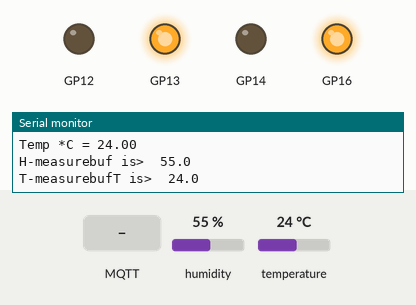
Bench run of a sketch on a simulated Raspberry Pi Pico W. On the bench: output pins drawn as LEDs (lit = HIGH), the last lines printed to the serial monitor. The test bench sets the inputs (shaded band); at power-on: humidity 55 %, temperature 24 °C. WiFi joins after 1.5 s; servers stay silent unless stated; no MQTT or app messages arrive unless stated.

Above: at 2.7 s.
2.8 s: MQTT message "1" arrives on the first subscribed topic
At 5.7 s:
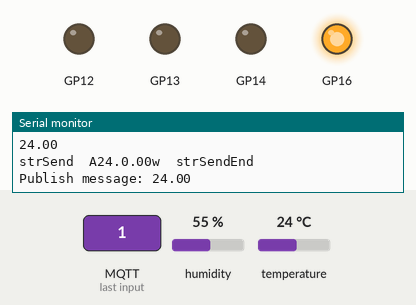
6.7 s: MQTT message "on" arrives on the first subscribed topic
11.8 s: MQTT message "off" arrives on the first subscribed topic
Timing chart, 0 to 22.0 s (numbered marks = the images above; inputs shaded):
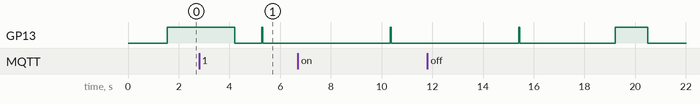

The sketch:

SensorCardBasic.ino
```cpp
/*
 Basic ESP8266 MQTT example


*/

/*
Update+
try to add the digital output for LED

*/


#include <ESP8266WiFi.h>
#include <PubSubClient.h>

#include "credentials.h"
#include "timing.h"
#include "mqtt_setting.h"

// SHT31
#include "Adafruit_SHT31.h"


// Update these with values suitable for your network.
// login credentials for WiFi moved to ...  headerfile>  credentials.h
// MQTT credentials for WiFi moved to ...  headerfile>  mqtt_setting.h

// SHT31
Adafruit_SHT31 sht31 = Adafruit_SHT31();

WiFiClient espClient;
PubSubClient client(espClient);
long lastMsg = 0;
char msg[50];
int value = 0;

void setup() {
  Serial.begin(115200);
  Serial.print("start  ");
  Serial.print("version 0.00.03  ");
  Serial.print("version nonSleep 2021-05-05  ");

 // reset ping>
 pinMode(16, OUTPUT);
digitalWrite(16, HIGH);

// pinMode(14, OUTPUT);
  pinMode(12, OUTPUT);
  pinMode(13, OUTPUT);
  pinMode(14, OUTPUT);
  digitalWrite(12, HIGH);
digitalWrite(13, HIGH);
digitalWrite(14, HIGH);

 digitalWrite(12, LOW);
digitalWrite(13, LOW);
digitalWrite(14, LOW);

  setup_wifi();
 // client.setServer(mqtt_server, 1883);    // without password
 client.setServer(mqtt_server, mqtt_server_port );    // with password
 client.setCallback(callback);

  //  setup the sensor
  measSeupt();

  // demo test
  measurePrint();
}      // end of setup

void setup_wifi() {

  delay(10);
  // We start by connecting to a WiFi network
  Serial.println();
  Serial.print("Connecting to ");
  Serial.println(ssid);

  WiFi.mode(WIFI_STA);   // only wifi client
  WiFi.begin(ssid, password);

  while (WiFi.status() != WL_CONNECTED) {
    delay(500);
    Serial.print(".");
  }

  Serial.println("");
  Serial.println("WiFi connected");
  Serial.println("IP address: ");
  Serial.println(WiFi.localIP());
}

void callback(char* topic, byte* payload, unsigned int length) {
  Serial.print("Message arrived [");
  Serial.print(topic);
  Serial.print("] ");
  for (int i = 0; i < length; i++) {
    Serial.print((char)payload[i]);
  }
  Serial.println();

  // Switch on the LED if an 1 was received as first character
  if ((char)payload[0] == '1') {
  //  digitalWrite(14, LOW);   // Turn the LED on (Note that LOW is the voltage level
    // but actually the LED is on; this is because
    // it is acive low on the ESP-01)
  } else {
  //  digitalWrite(14, HIGH);  // Turn the LED off by making the voltage HIGH
  }

}

void reconnect() {
  // Loop until we're reconnected
  while (!client.connected()) {
    Serial.print("Attempting MQTT connection...");
    // Attempt to connect
                           // without pw
    if (client.connect(ESPCLIENTNAME, MQTT_NAME, MQTT_PASSWORD)) {     // with pw
      //  boolean connect (clientID, username, password)
      Serial.println("connected");
      // Once connected, publish an announcement...
      client.publish("outLn", "hello world");
     // client.publish("home/room21/temp", "46.3");
      // ... and resubscribe
      client.subscribe("inTopic");
      delay(100);
    } else {
      Serial.print("failed, rc=");
      Serial.print(client.state());
      Serial.println(" try again in 5 seconds");
      // Wait 5 seconds before retrying
      delay(5000);
    }
  }
}
//===============================================================
//                     utility functions
//===============================================================

float measureHumid()
{
  // sht31 code below >
  //   float t = sht31.readTemperature();
  float h = sht31.readHumidity();

  if (! isnan(h)) {  // check if 'is not a number'
    Serial.print("Hum. % = "); Serial.println(h);
    return h;
  } else {
    Serial.println("Failed to read humidity");
    return -1;
  }
} // end of  measureHumid

float measureTemp()
{
  // sht31 code below >
  float t = sht31.readTemperature();
  float h = sht31.readHumidity();

  if (! isnan(t)) {  // check if 'is not a number'
    Serial.print("Temp *C = ");
    Serial.println(t);
    return t;
  } else {
    Serial.println("Failed to read temperature");
     return 0;
  }

  if (! isnan(h)) {  // check if 'is not a number'
    Serial.print("Temp. % = "); Serial.println(h);

  } else {
    Serial.println("Failed to read temperature");

  }
} // void measureTemp

void measSeupt()
{
   Serial.println("SHT31 test");
  if (! sht31.begin(0x44)) {   // Set to 0x45 for alternate i2c addr
    Serial.println("Couldn't find SHT31");
    while (1) delay(1);
  }
}

void measurePrint()
{
  // sht31 code below >
  float t = sht31.readTemperature();
  float h = sht31.readHumidity();
  if (! isnan(t)) {  // check if 'is not a number'
    Serial.print("Temp *C = "); Serial.println(t);
  } else {
    Serial.println("Failed to read temperature");
  }

  if (! isnan(h)) {  // check if 'is not a number'
    Serial.print("Hum. % = "); Serial.println(h);

  } else {
    Serial.println("Failed to read humidity");

  }
} // void fkn


//===============================================================
//                     LOOP
//===============================================================
void loop() {
 float measureIs;
 float measureIsdec;
 char measureTbuf[20];
 char measurebuf[20];
 int test;
 int i;
  digitalWrite(13, HIGH);
    // read from sensor
    measureIs = measureHumid();
    dtostrf(measureIs, 6, 1, measurebuf);
    measureIs = measureTemp();
    dtostrf(measureIs, 6, 1, measureTbuf);

    if (client.connect(ESPCLIENTNAME, MQTT_NAME, MQTT_PASSWORD)) {     // login to mqtt broker with pw
        Serial.print("H-measurebuf is>"); Serial.println(measurebuf);
        client.publish(MQTTPATHHumid , measurebuf);
        delay(300);
        Serial.print("T-measurebufT is>"); Serial.println(measureTbuf);
        client.publish(MQTTPATHTemp  , measureTbuf);
    }
    delay(2000);
    if (client.connect(ESPCLIENTNAME, MQTT_NAME, MQTT_PASSWORD)) {     // login to mqtt broker with pw
        Serial.print("T-measurebufT is>"); Serial.println(measureTbuf);
        client.publish(MQTTPATHTemp  , measureTbuf);
    }
     delay(200);
    digitalWrite(13, LOW);
    client.loop();
    delay(15000);
} // end loop  gensai


void loop1() {
 //  hensuu variables
 float measureIs;
 float measureIsdec;
 char measurebuf[20];
 int test;
 int i;


 // the code ?? for what??
  if (!client.connected()) {
    reconnect();
    delay(100);
  }
  client.loop();

  long now = millis();
  if (now - lastMsg > 2000) {
    lastMsg = now;
    ++value;
    // read from sensor
    measureIs = measureHumid();
   dtostrf(measureIs, 6, 2, measurebuf);
    //

 for(i=0;i++;i<15)
    {msg[i] = 0x20; }

    // humidity
  test =(int)(measureIs);
  snprintf (msg, 15, "%d ", test);
    Serial.print("Publish message: ");
    Serial.println(msg);
    client.publish("home/room1/humidity", msg);

digitalWrite(13, HIGH);
    // temperature
    measureIs = measureTemp();

   dtostrf(measureIs, 8, 2, measurebuf);   //
    test =(int)(measureIs);
  measureIsdec = (measureIs*10 - test*10);
  snprintf (msg, 15, "%d", test);     // msg buffer,

   String strSend = "A";
   String gurka;
   gurka.concat(measureIs);
   Serial.println("gurka  ");
    Serial.println(gurka);
   strSend.concat(msg);
   strSend.concat(".");
   strSend.concat(measureIsdec);
   strSend.concat("w");
   Serial.print("strSend  ");
    Serial.print(strSend);
    Serial.print("  strSendEnd\n");
    gurka.toCharArray(msg,7);
    Serial.print("Publish message: ");
    Serial.println(msg);
    // measure buffer
    client.publish("home/yoko1/temperature", msg);

    client.publish("home/yoko1/temperature", measurebuf);
    digitalWrite(13, LOW);
  }

  delay(5000);
}
```

credentials.h
```cpp
// network at home for sensors
	const char* ssid     = "input ssid for wifi";
	const char* password = "input password for wifi";


   const int foobar = 4;
```

mqtt_setting.h
```cpp
//

// MQTT credentials and path

#define MQTT_NAME   		"mqttserver"
#define MQTT_PASSWORD		"password"

#define ESPCLIENTNAME 		"RoomEsp"
#define MQTTPATHTemp  		"home/room/temperature"
#define MQTTPATHHumid 		"home/room/humidity"


const char* mqtt_server = "IP";
const int mqtt_server_port = 1883;
```

timing.h
```cpp
//

// timing
```
